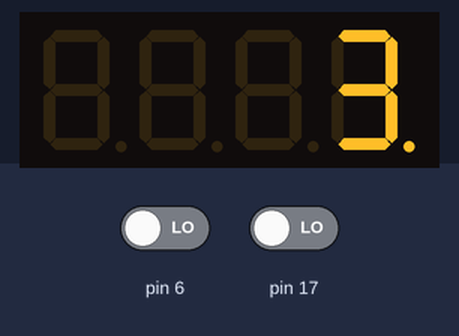
A sketch run on a simulated Arduino Uno, built with avr-gcc and run on an emulated ATmega328P. On the bench: 4-digit seven-segment display. The test bench sets the inputs (shaded band); at power-on: pin 17 LOW, pin 6 LOW.

Above: at 1.2 s.
1.3 s: pin 17 driven HIGH
At 1.95 s:
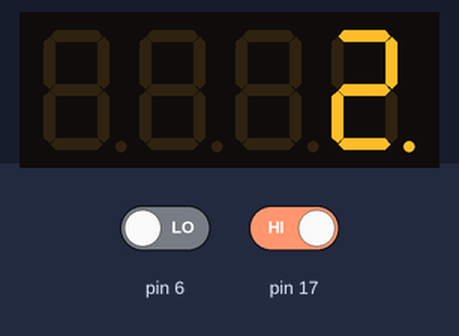
3.9 s: pin 6 driven HIGH
At 4.3 s:
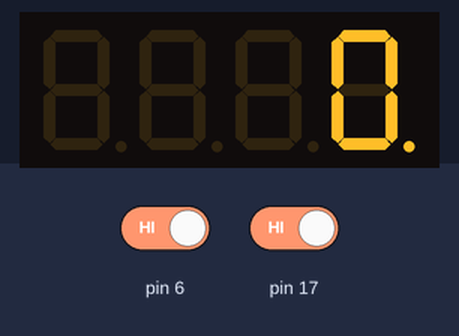
5.4 s: pin 6 driven LOW
At 5.55 s:
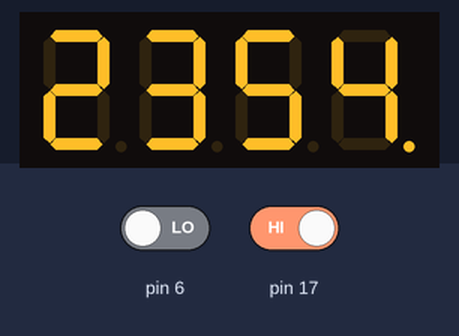
6.9 s: pin 17 driven LOW
At 7.05 s:
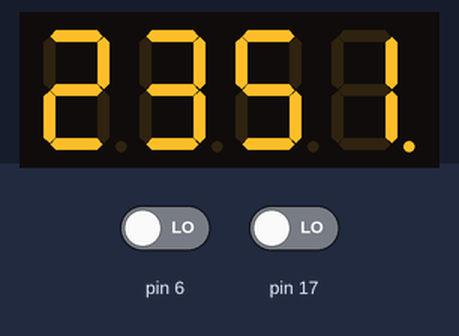
Timing chart, 0 to 9.9 s (numbered marks = the images above; inputs shaded):
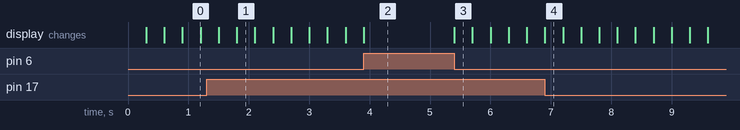

Measured:
- after the input at 5.4 s, the display: first changes at once (image 3 shows a later state)

The sketch:

Lab04_part3.ino
```cpp
#include "SevSeg.h"
SevSeg sevseg; //Instantiate a seven segment controller object

void setup() {
  byte numDigits = 4;
  byte digitPins[] = {2, 3, 4, 5};
  byte segmentPins[] = {8,9,10,11,12,13,14,15};
  bool resistorsOnSegments = false; // 'false' means resistors are on digit pins
  byte hardwareConfig = COMMON_CATHODE; // See README.md for options
  sevseg.begin(hardwareConfig, numDigits, digitPins, segmentPins, resistorsOnSegments);
  sevseg.setBrightness(90);
  pinMode(6,INPUT);
  pinMode(17,INPUT);
}

void loop()
{

  static unsigned long timer = millis();
  static int deciSeconds = 0;
  boolean val=digitalRead(6);
  boolean Pin17=digitalRead(17);
  if(val)
  {
    sevseg.setNumber(0000, 0);
        sevseg.refreshDisplay();
        if(Pin17==HIGH)
        deciSeconds=2400;
        else
        deciSeconds=0;

  }
  else if(Pin17==HIGH)
  {
 sevseg.setNumber(deciSeconds, 0);
  if (millis() - timer >= 300)

  {
    timer += 300;
    /*deciSeconds--; */
    if (deciSeconds%100 == 0)
    {
      deciSeconds=deciSeconds-41;
    }

    else
    {
      deciSeconds=deciSeconds-1;
    }
  }
   if (deciSeconds == 0)
    deciSeconds =2400 ;

  sevseg.refreshDisplay(); // Must run repeatedly
  }
  else
  {
 sevseg.setNumber(deciSeconds, 0);
  if (millis() - timer >= 300)
  {
    timer += 300;
    /*deciSeconds++; */
    if (deciSeconds%100 == 59)
    {
      deciSeconds=deciSeconds+41;
    }
    else
    {
      deciSeconds=deciSeconds+1;
    }
   if (deciSeconds == 2400)
    deciSeconds =0 ;
  }

  sevseg.refreshDisplay(); // Must run repeatedly
  }
  }
```
